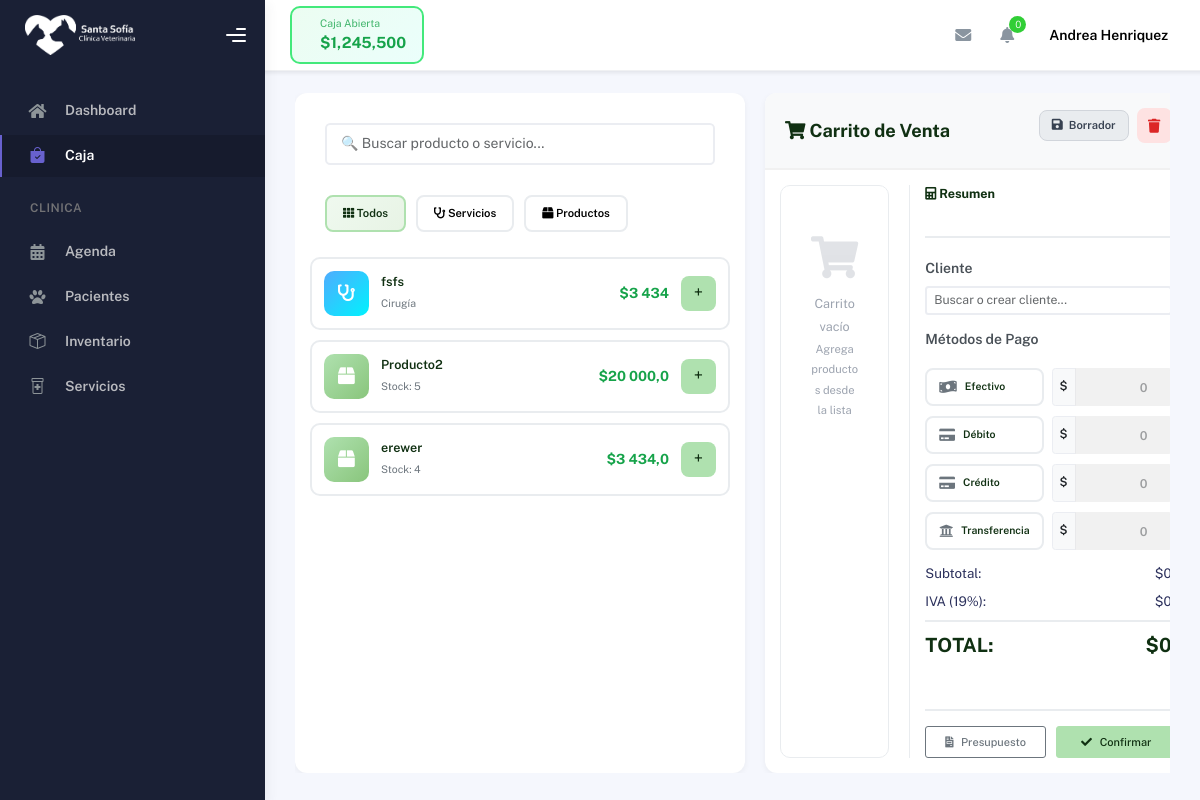
Page /caja/ (signed in) on the earlier database version.
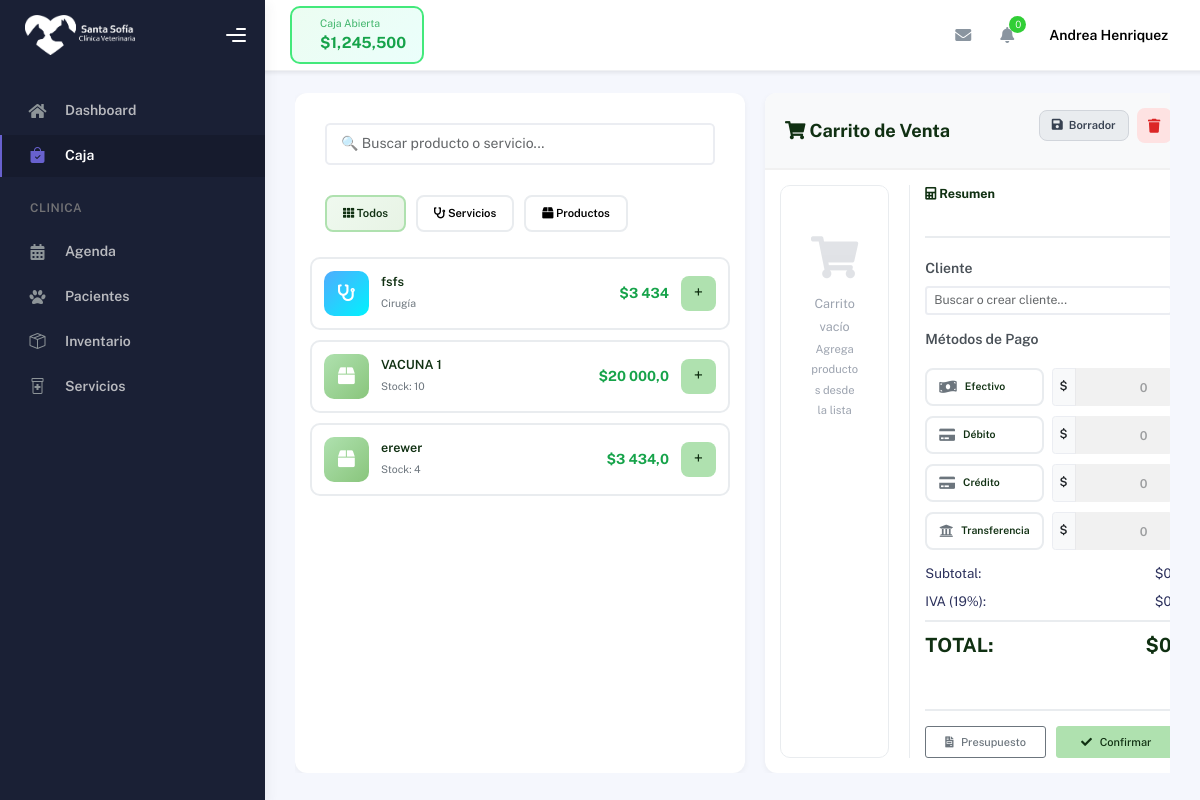
Same page on the later database version.
### hospital/models.py (models this page shows, shortened)
class Insumo(models.Model):
    TIPO_MOVIMIENTO_CHOICES = [
        ('entrada', 'Entrada de Stock'),
        ('venta', 'Venta'),
        ('consulta', 'Uso en Consulta'),
        ('hospitalizacion', 'Uso en Hospitalización'),
        ('ajuste_manual', 'Ajuste Manual'),
        ('devolucion', 'Devolución'),
        ('registro_inicial', 'Registro Inicial'),
    ]
    idInventario = models.AutoField(primary_key=True)
    medicamento = models.CharField(max_length=200)
    categoria = models.CharField(max_length=100, blank=True, null=True)
    sku = models.CharField(max_length=100, blank=True, null=True)
    especie = models.CharField(max_length=50, blank=True, null=True)
    descripcion = models.TextField(blank=True, null=True)
    ml_contenedor = models.DecimalField(max_digits=10, decimal_places=2, null=True, blank=True, verbose_name="ML en Contenedor")
    tipo = models.CharField(max_length=50, null=True, blank=True, verbose_name="Tipo de Producto")
    precio_venta = models.FloatField(default=0)
    stock_actual = models.IntegerField(default=0)
    precauciones = models.TextField(blank=True, null=True)
    contraindicaciones = models.TextField(blank=True, null=True)
    efectos_adversos = models.TextField(blank=True, null=True)
    dosis_ml = models.FloatField(blank=True, null=True)
    peso_kg = models.FloatField(blank=True, null=True)
    fecha_creacion = models.DateTimeField(default=timezone.now, verbose_name="Fecha de Registro")
    ultimo_ingreso = models.DateTimeField(null=True, blank=True)
    ultimo_movimiento = models.DateTimeField(null=True, blank=True)
    tipo_ultimo_movimiento = models.CharField(
        max_length=20,
        choices=TIPO_MOVIMIENTO_CHOICES,
        null=True,
        blank=True
    )
    usuario_ultimo_movimiento = models.ForeignKey(
        User,
        on_delete=models.SET_NULL,
        null=True,
        blank=True,
        related_name='movimientos_insumos'
    )
    class Meta:
        db_table = "Insumo"
        ordering = ["medicamento"]

### caja/views.py (the view)
# urls.py: path('', views.caja, name='cashregister'),
@login_required
def caja(request):
    productos = Insumo.objects.all()
    servicios = Servicio.objects.all()
    return render(request, 'cash_register.html', {
        'productos': productos,
        'servicios': servicios,
    })

### cuentas/models.py (called while the page is built)
    def get_rol_display_custom(self):
        if self.is_staff and self.is_superuser:
            return 'Administración'
        return self.get_rol_display()

### caja/templates/cash_register.html (shortened to what the changed rows need)
{% extends 'partials/base.html' %}
{% load static %}
{% load humanize %}
{% block extra_css %}
<link rel="stylesheet" href="{% static 'caja/css/cash_register.css' %}">
{% endblock %}
{% block content %}
<div class="cash-layout">
    <div class="cash-main">
        <div class="products-section">
            <div class="products-list" id="productsList">
{% for producto in productos %}
<div class="product-list-item" data-category="productos"
    onclick="addToCart('{{ producto.medicamento|escapejs }}', {{ producto.precio_venta }})">
    <div class="icon">
        <i class="fas fa-box"></i>
    </div>
    <div class="info">
        <h6>{{ producto.medicamento }}</h6>
        <p>Stock: {{ producto.stock_actual }} {{ producto.unidad_medida }}</p>
    </div>
    <div class="price">${{ producto.precio_venta|intcomma }}</div>
    <button class="add-btn">+</button>
</div>
{% empty %}
<p class="empty-section">No hay productos en inventario.</p>
{% endfor %}
            </div>
        </div>
    </div>
</div>
{% endblock %}

Differences in the rows shown:
changed Insumo: medicamento "Producto2" → "VACUNA 1"; stock_actual "5" → "10"
